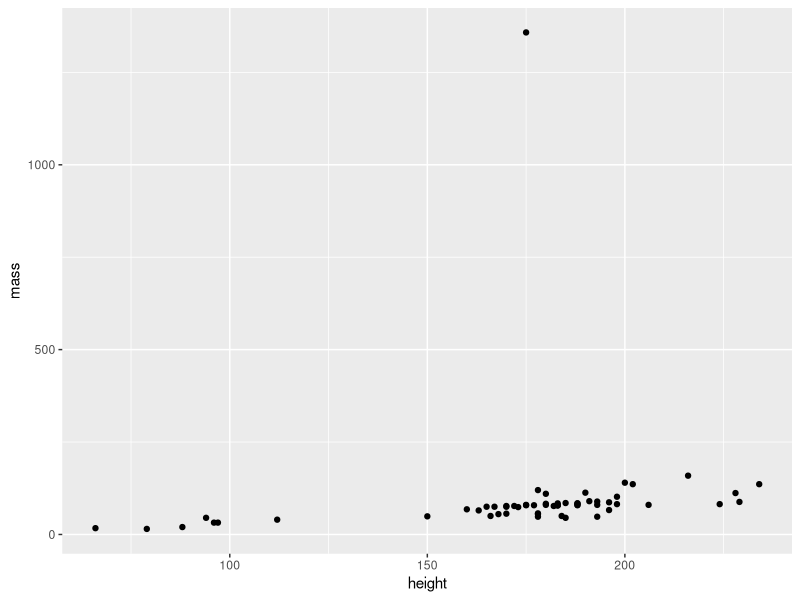
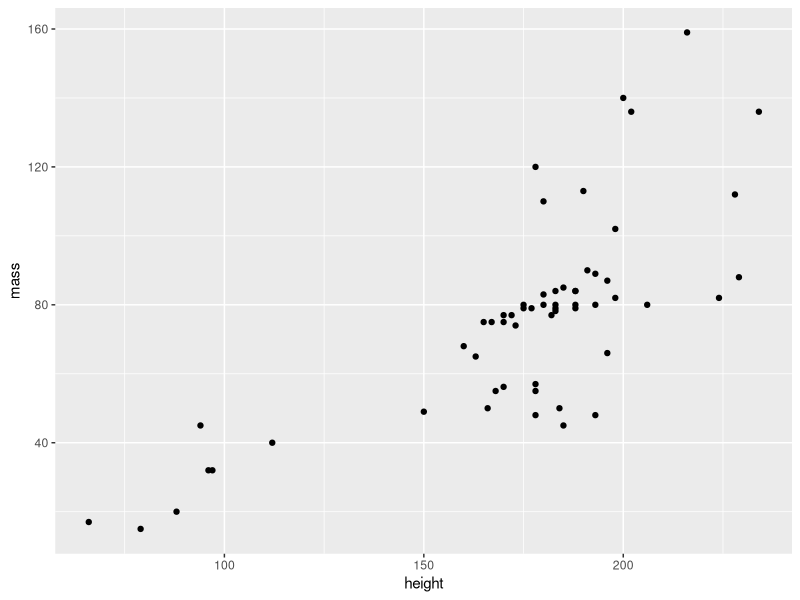

The R source for these figures, in order:
## ---- chunk 1
1 + 1
## ---- chunk 2
#| echo: false
2 * 2
## ---- chunk 3
10 - 3
## ---- chunk 4
3 - 5
## ---- chunk 5
memoire<-sqrt(2)^6
## ---- chunk 6
memoire / 8
## ---- chunk 7
library(dplyr)
library(ggplot2)
## ---- chunk 8
data(package="dplyr")
## ---- chunk 9
data("starwars")
## ---- chunk 10
starwars<-starwars %>% 
  filter(is.na(height)==FALSE,
         is.na(mass)==FALSE)
## ---- chunk 11
ggplot(data=starwars,
       aes(x = height, y= mass ))+
  geom_point()
## ---- chunk 12
ggplot(data=starwars %>% 
         filter(mass!=max(mass)),
       aes(x = height, y= mass ))+
  geom_point()
## ---- chunk 13
n <- 102
set.seed(n)
x_loinormale <- rnorm(31, mean = 0, sd = 1)
x_loiuniforme <- runif(31, min = 0, max = 1)
x_tirage <- sample(1:10, 31, replace=TRUE)
## ---- chunk 14
v <- 1000 + 5000
w <- 10000 + 51425
## ---- chunk 15
str(starwars)
